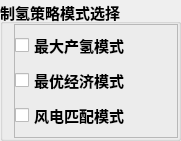
         <widget class="QGroupBox" name="groupBox_19">
          <property name="geometry">
           <rect>
            <x>10</x>
            <y>230</y>
            <width>181</width>
            <height>141</height>
           </rect>
          </property>
          <property name="font">
           <font>
            <pointsize>11</pointsize>
            <weight>75</weight>
            <bold>true</bold>
           </font>
          </property>
          <property name="title">
           <string>制氢策略模式选择</string>
          </property>
          <layout class="QVBoxLayout" name="verticalLayout_7">
           <property name="spacing">
            <number>0</number>
           </property>
           <property name="topMargin">
            <number>0</number>
           </property>
           <property name="rightMargin">
            <number>0</number>
           </property>
           <property name="bottomMargin">
            <number>0</number>
           </property>
           <item>
            <widget class="QFrame" name="frame_22">
             <property name="font">
              <font>
               <family>Agency FB</family>
              </font>
             </property>
             <property name="frameShape">
              <enum>QFrame::StyledPanel</enum>
             </property>
             <property name="frameShadow">
              <enum>QFrame::Raised</enum>
             </property>
             <layout class="QVBoxLayout" name="verticalLayout_3">
              <property name="spacing">
               <number>0</number>
              </property>
              <property name="leftMargin">
               <number>0</number>
              </property>
              <property name="topMargin">
               <number>0</number>
              </property>
              <property name="rightMargin">
               <number>0</number>
              </property>
              <property name="bottomMargin">
               <number>0</number>
              </property>
              <item>
               <widget class="QCheckBox" name="checkBox">
                <property name="font">
                 <font>
                  <pointsize>11</pointsize>
                  <weight>75</weight>
                  <bold>true</bold>
                 </font>
                </property>
                <property name="text">
                 <string>最大产氢模式</string>
                </property>
               </widget>
              </item>
              <item>
               <widget class="QCheckBox" name="checkBox_2">
                <property name="font">
                 <font>
                  <pointsize>11</pointsize>
                  <weight>75</weight>
                  <bold>true</bold>
                 </font>
                </property>
                <property name="text">
                 <string>最优经济模式</string>
                </property>
               </widget>
              </item>
              <item>
               <widget class="QCheckBox" name="checkBox_3">
                <property name="font">
                 <font>
                  <pointsize>11</pointsize>
                  <weight>75</weight>
                  <bold>true</bold>
                 </font>
                </property>
                <property name="text">
                 <string>风电匹配模式</string>
                </property>
               </widget>
              </item>
             </layout>
            </widget>
           </item>
          </layout>
         </widget>
